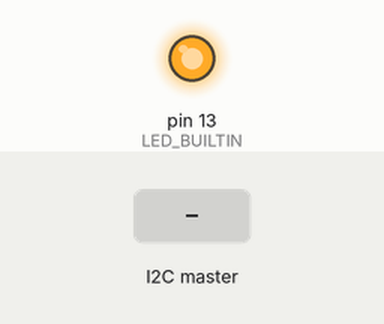
Simulated run of this sketch. Board: Arduino Uno, built with avr-gcc and run on an emulated ATmega328P. Parts: output pins drawn as LEDs (lit = HIGH). Inputs (shaded band) come from the test bench. What the sketch prints to the serial monitor is not drawn.

Above: at 1.2 s.
1.3 s: the I2C master sends the byte 1
At 2.1 s:
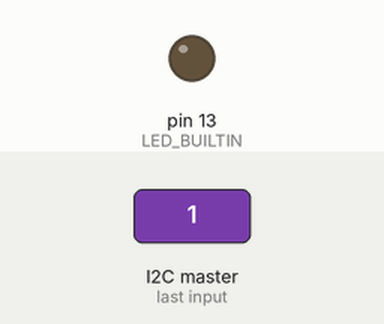
2.8 s: the I2C master sends the byte 0
At 3.2 s:
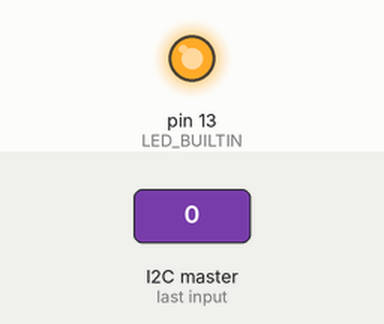
4.3 s: the I2C master sends the byte 2
At 5.6 s:
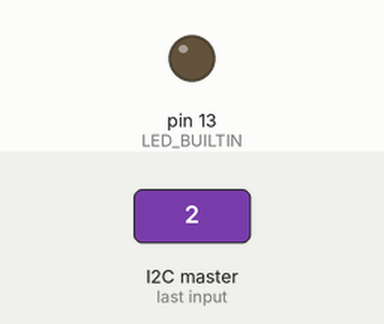
Timing chart, 0 to 7.3 s (numbered marks = the images above; inputs shaded):
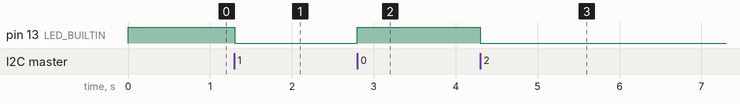

The sketch:

EX5SlaveB.ino
```cpp
//////////////////////////////////////////////////////////////////////////////
//
// Ficha Prática 7 - Comunicação I2C (One Master-Multiple Slave)
//
// SLAVE B   3(Arduinjo Uno R3)
//
// Pinos I2C no Arduino Uno:
//  - SDA: pino A4
//	- SCL: pino A5
//	- GND: Não esquecer de ligar o sinal de ground, entre os diversos dispositivos
//////////////////////////////////////////////////////////////////////////////
///////////////////////////////////////////////////////////////////////////////
//Nome:Eduardo Junqueira nº30241 / Jorge Pereira n30248
//Link:https://www.tinkercad.com/things/99C1HY0QTAX-copy-of-fp7ex2i2c/editel?sharecode=gO0-ID300ixwQR2dVuoIaDRYobs0GQI1uYfxE-y7HdU&sharecode=5EtyftTD0uhpJwhqBXyiUcsJprZATlMpiZ9YUlsDpGY
///////////////////////////////////////////////////////////////////////////////


#include <Wire.h>
#define SLAVE_B 0x05
#define sensor A0

//Slave_B mede a humidade através do sensor de umidade do solo
void setup() {
	Serial.begin(9600);
  	Wire.begin(SLAVE_B); // Inicializa o módulo de hardware i2c como SLAVE com o endereço SLAVE_A
	Wire.onRequest(requestEvent);
    Wire.onReceive(receiveEvent);
  	pinMode(LED_BUILTIN, OUTPUT);
    digitalWrite(LED_BUILTIN,HIGH);
	}

void loop() {

	}
float readtemp(){
  float volt=(analogRead(sensor) * 0.004882814);
	float temp = (volt - 0.5) * 100.0;
  return temp;
}
// requestEvent Handler that executes whenever data is requested by master
void requestEvent() {
  	int c=(int)readtemp()+40;
  Serial.println(c);
  	Wire.write(c);
	}

// receiveEvent Handler that executes whenever data is received from the master
void receiveEvent(int numBytes) {
	digitalWrite(LED_BUILTIN,!digitalRead(LED_BUILTIN));
    while (Wire.available()) {
    	char c = Wire.read();
    	Serial.print(c);
     	}
	}
```

Measured:
- after the input at 1.3 s, pin 13 (LED_BUILTIN): HIGH → LOW at once
- after the input at 2.8 s, pin 13 (LED_BUILTIN): LOW → HIGH at once
- after the input at 4.3 s, pin 13 (LED_BUILTIN): HIGH → LOW at once
